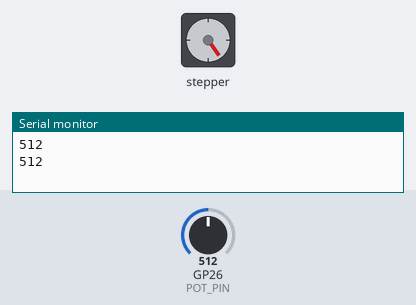
Bench run of a sketch on a simulated Raspberry Pi Pico W. On the bench: stepper motor, the last lines printed to the serial monitor. Wiring (from diagram.json): stepper motor driver (200 steps per turn assumed): step GP3; direction GP2. The test bench sets the inputs (shaded band); at power-on: GP26 (POT_PIN) = 512.

Above: at 2.1 s.
2.2 s: GP26 (POT_PIN) set to 900
At 2.89 s:
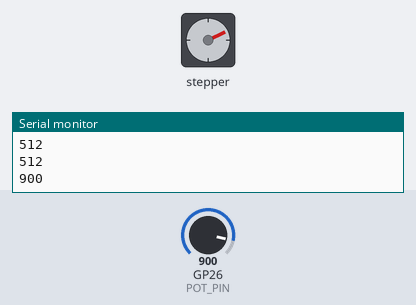
5.7 s: GP26 (POT_PIN) set to 0
At 7.4 s:
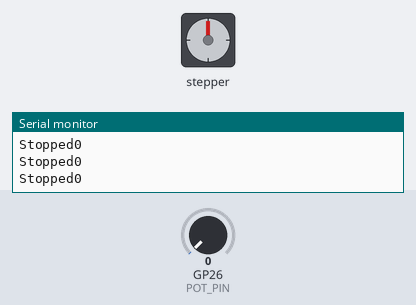
8.0 s: GP26 (POT_PIN) set to 122
At 8.46 s:
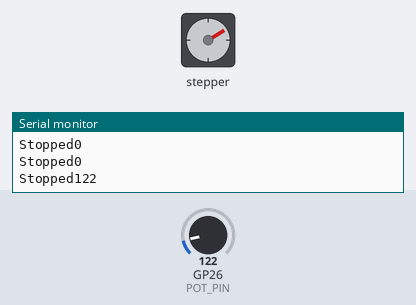
Timing chart, 0 to 22.2 s (numbered marks = the images above; inputs shaded):
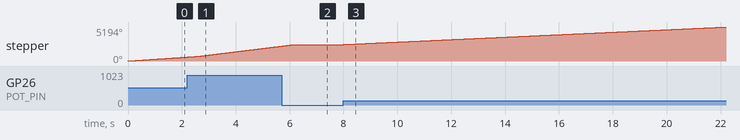

The sketch:

sketch.ino
```cpp
#define DIR_PIN 2
#define STEP_PIN 3
#define POT_PIN 26

void setup() {
  Serial.begin(115200);
  pinMode(STEP_PIN, OUTPUT);
  pinMode(DIR_PIN, OUTPUT);
  pinMode(POT_PIN, INPUT);
  digitalWrite(STEP_PIN, LOW);
}

void loop() {
  int value = analogRead(POT_PIN);
  Serial.println(value);
  int delayValue = map(value, 0, 1023, 10, 1);
  if (value == 0) {
    Serial.print("Stopped");
  } else {
    digitalWrite(DIR_PIN, HIGH);
    for (int i = 0; i < 200; i++) {
      digitalWrite(STEP_PIN, HIGH);
      delayMicroseconds(500); // PWM
      digitalWrite(STEP_PIN, LOW);
      delay(delayValue);
    }
  }
  delay(10);
}
```

Measured:
- after the input at 5.7 s, stepper: goes on until 6.2 s, then stays 2520°
- after the input at 8.0 s, stepper: keeps turning clockwise at about 188°/s, starting at once
